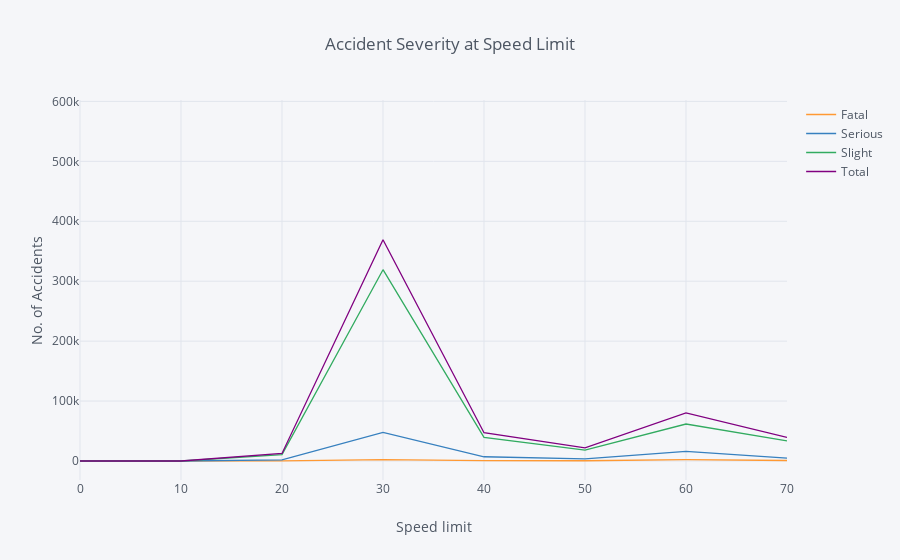

The notebook cell saved with this chart:
### Code cell
#Plot Accident Severity by Speed Limit
speed_gp.iplot(kind='line', title='Accident Severity at Speed Limit',
               xTitle='Speed limit', yTitle='No. of Accidents', fill=False)

### Figure 1 — Plotly figure (JSON) as saved in the notebook; plotly's stock layout.template omitted (floating-point values rounded to 4 significant figures)
{"data": [{"line": {"color": "rgba(255, 153, 51, 1.0)", "dash": "solid", "shape": "linear", "width": 1.3}, "mode": "lines", "name": "Fatal", "text": "", "type": "scatter", "uid": "738556e2-8834-11e9-8b2f-f45c8991f033", "x": [0, 10, 20, 30, 40, 50, 60, 70, "Total"], "y": [0, 0, 55, 2214, 636, 448, 2361, 805, 6519]}, {"line": {"color": "rgba(55, 128, 191, 1.0)", "dash": "solid", "shape": "linear", "width": 1.3}, "mode": "lines", "name": "Serious", "text": "", "type": "scatter", "uid": "73855b22-8834-11e9-8b80-f45c8991f033", "x": [0, 10, 20, 30, 40, 50, 60, 70, "Total"], "y": [0, 0, 1890, 47701, 7071, 3459, 16193, 4925, 81239]}, {"line": {"color": "rgba(50, 171, 96, 1.0)", "dash": "solid", "shape": "linear", "width": 1.3}, "mode": "lines", "name": "Slight", "text": "", "type": "scatter", "uid": "73855be2-8834-11e9-9936-f45c8991f033", "x": [0, 10, 20, 30, 40, 50, 60, 70, "Total"], "y": [1, 3, 10674, 319183, 39518, 18075, 61705, 33692, 482851]}, {"line": {"color": "rgba(128, 0, 128, 1.0)", "dash": "solid", "shape": "linear", "width": 1.3}, "mode": "lines", "name": "Total", "text": "", "type": "scatter", "uid": "73855c76-8834-11e9-aaad-f45c8991f033", "x": [0, 10, 20, 30, 40, 50, 60, 70, "Total"], "y": [1, 3, 12619, 369098, 47225, 21982, 80259, 39422, 570609]}], "layout": {"autosize": true, "legend": {"bgcolor": "#F5F6F9", "font": {"color": "#4D5663"}}, "paper_bgcolor": "#F5F6F9", "plot_bgcolor": "#F5F6F9", "title": "Accident Severity at Speed Limit", "titlefont": {"color": "#4D5663"}, "xaxis": {"autorange": true, "gridcolor": "#E1E5ED", "range": [0, 70], "showgrid": true, "tickfont": {"color": "#4D5663"}, "title": "Speed limit", "titlefont": {"color": "#4D5663"}, "type": "linear", "zerolinecolor": "#E1E5ED"}, "yaxis": {"autorange": true, "gridcolor": "#E1E5ED", "range": [-31700.0, 602300.0], "showgrid": true, "tickfont": {"color": "#4D5663"}, "title": "No. of Accidents", "titlefont": {"color": "#4D5663"}, "type": "linear", "zerolinecolor": "#E1E5ED"}}}
